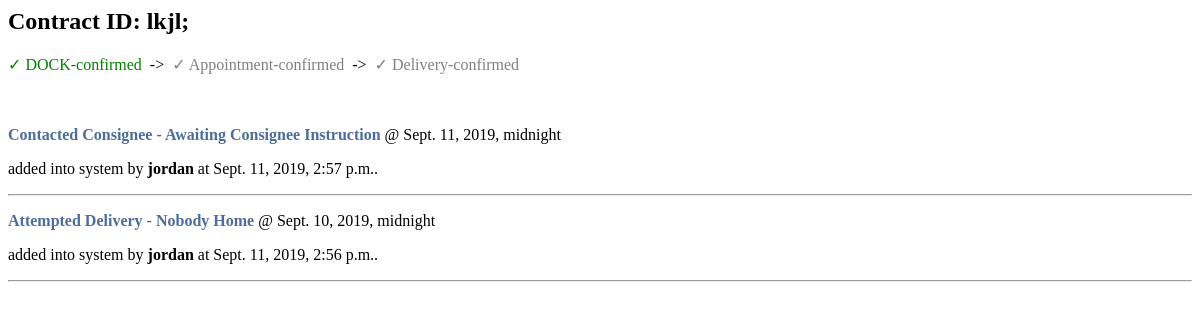
/contracts/1/milestones, run on an earlier commit of the app's database.
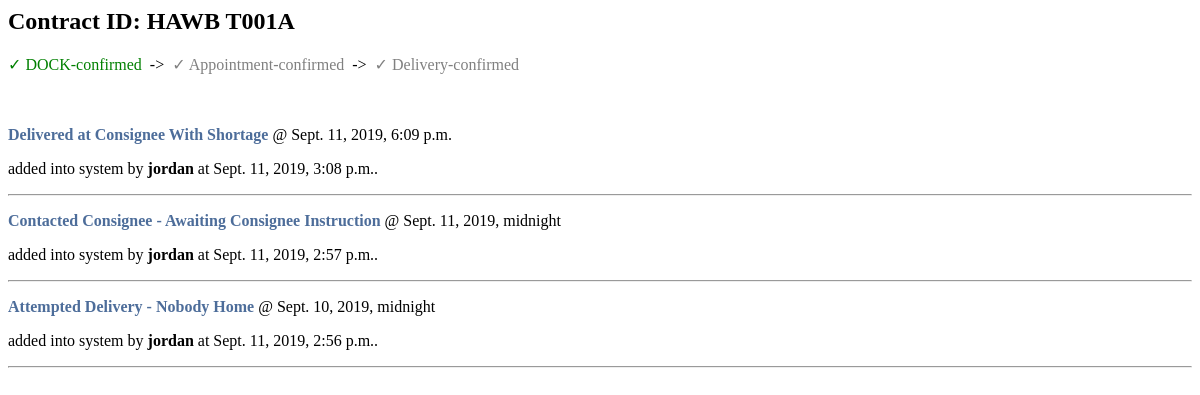
And on a later commit of the database.
### service_providers/models.py (models this page shows)
class Contract(models.Model):
    num = models.CharField(max_length=30)
    terminal = models.CharField(max_length=25)
    service = models.CharField(max_length=15)  # "First Mile" or "Final Mile"
    service_type = models.CharField(max_length=25)  # "signature plus"
    service_provider = models.CharField(max_length=80)
    consignee_name = models.CharField(max_length=35)
    eta_dock = models.DateTimeField(blank=True, null=True)
    dock_confirmed = models.BooleanField(default=False)
    appointment_confirmed = models.BooleanField(default=False)
    delivery_confirmed = models.BooleanField(default=False)
    time_added = models.DateTimeField(default=datetime.now)
    deadline = models.DateTimeField(blank=True, null=True)
    account_id_num = models.CharField(max_length=25)
    account_name = models.CharField(max_length=25)
    account_ref_num = models.CharField(max_length=20)
    booker_name = models.CharField(max_length=35)
    status = models.CharField(max_length=20)
    latest_update = models.CharField(max_length=100, blank=True, null=True)
    is_canceled = models.BooleanField(default=False)

class ContractUpdate(models.Model):
    contract_id = models.ForeignKey('Contract', on_delete=models.CASCADE)
    author = models.CharField(max_length=25)
    event_name = models.CharField(max_length=100)
    event_time = models.DateTimeField(blank=True, null=True)
    time_added = models.DateTimeField(
        default=datetime.now, blank=True, null=True)

### service_providers/views.py (the view)
def milestonesView(req, contract_id):
    contract_num = Contract.objects.get(id=contract_id).num
    try:
        contract_updates = ContractUpdate.objects.filter(
            contract_id=contract_id).order_by('-event_time')
    except ContractUpdate.DoesNotExist:
        contract_updates = None
    try:
        dock_confirmed_obj = DockConfirmed.objects.get(id=contract_id)
    except DockConfirmed.DoesNotExist:
        dock_confirmed_obj = None
    try:
        appt_confirmed_obj = AppointmentConfirmed.objects.get(id=contract_id)
    except AppointmentConfirmed.DoesNotExist:
        appt_confirmed_obj = None
    try:
        delivery_confirmed_obj = DeliveryConfirmed.objects.get(id=contract_id)
    except DeliveryConfirmed.DoesNotExist:
        delivery_confirmed_obj = None
    context = {
        'contract_num': contract_num,
        'contract_updates': contract_updates,
        'dock_confirmed_obj': dock_confirmed_obj,
        'appt_confirmed_obj': appt_confirmed_obj,
        'delivery_confirmed_obj': delivery_confirmed_obj,
    }
    return render(req, 'milestones.html', context)

### service_providers/templates/milestones.html (shortened to what this page needs)
<h2>Contract ID: {{ contract_num }}</h2>
{% if dock_confirmed_obj %}
<span style="color: green;">&#10003; DOCK-confirmed</span>
{% else %}
<span style="color: grey;">&#10003; DOCK-confirmed</span>
{% endif %}
&nbsp;->&nbsp;
{% if appt_confirmed_obj %}
<span style="color: green;">&#10003; Appointment-confirmed</span>
{% else %}
<span style="color: grey;">&#10003; Appointment-confirmed</span>
{% endif %}
&nbsp;->&nbsp;
{% if delivery_confirmed_obj %}
<span style="color: green;">&#10003; Delivery-confirmed</span>
{% else %}
<span style="color: grey;">&#10003; Delivery-confirmed</span>
{% endif %}
{% for contract_update in contract_updates %}
<p><span style="color:#4D6D9A;font-weight:bolder;">{{ contract_update.event_name }}</span> @
    {{ contract_update.event_time }}</p>
<p>added into system by <b>{{ contract_update.author }}</b> at {{ contract_update.time_added }}.</p>
<hr>
{% endfor %}

What changed in the data, as far as the page shows it:
changed Contract: num "lkjl;" → "HAWB T001A"
added ContractUpdate: event_name "Delivered at Consignee With Shortage", event_time "Sept. 11, 2019, 6:09 p.m.", author "jordan", time_added "Sept. 11, 2019, 3:08 p.m."
